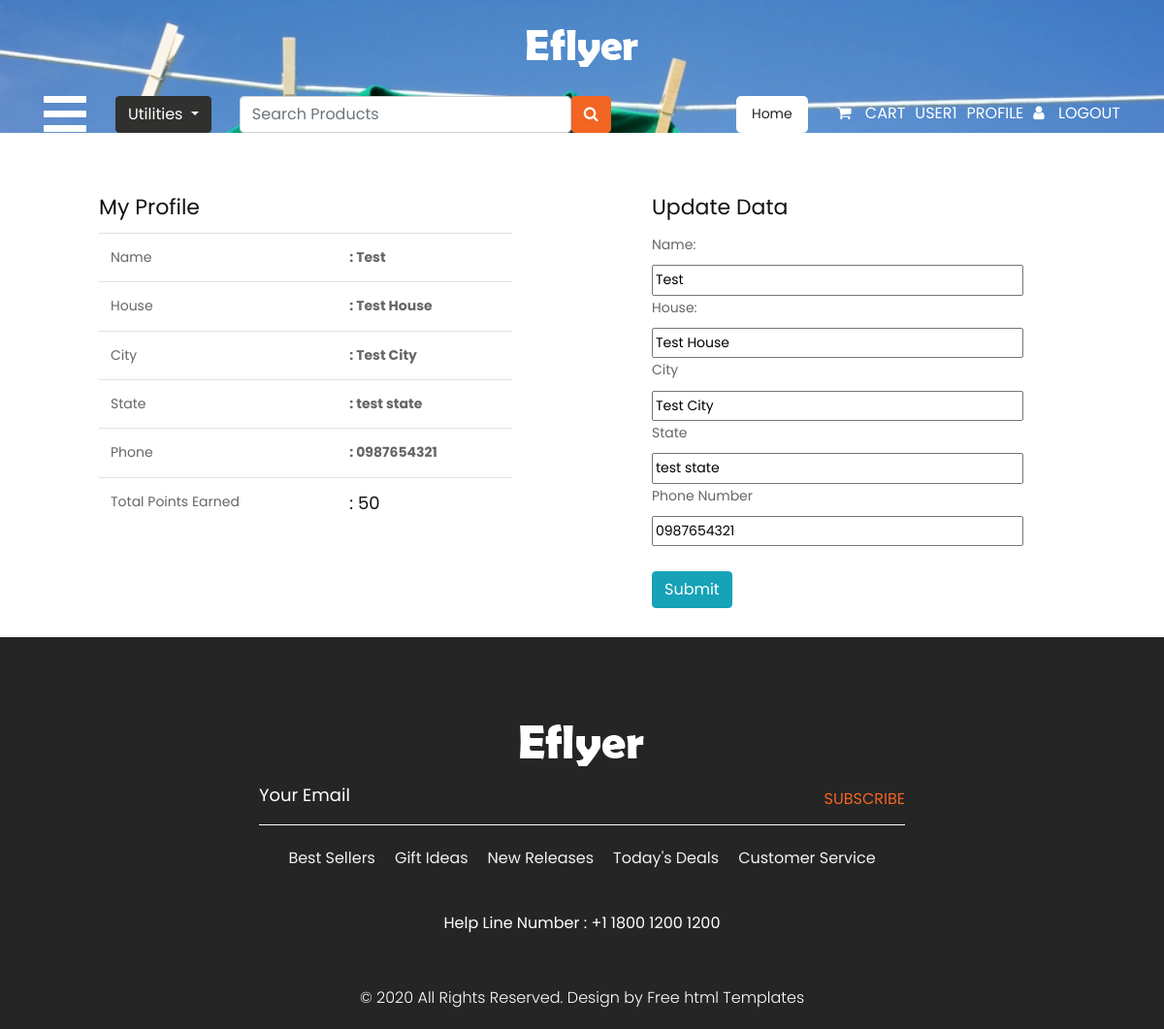
Before: /UserProfileView (signed in) with the older database file.
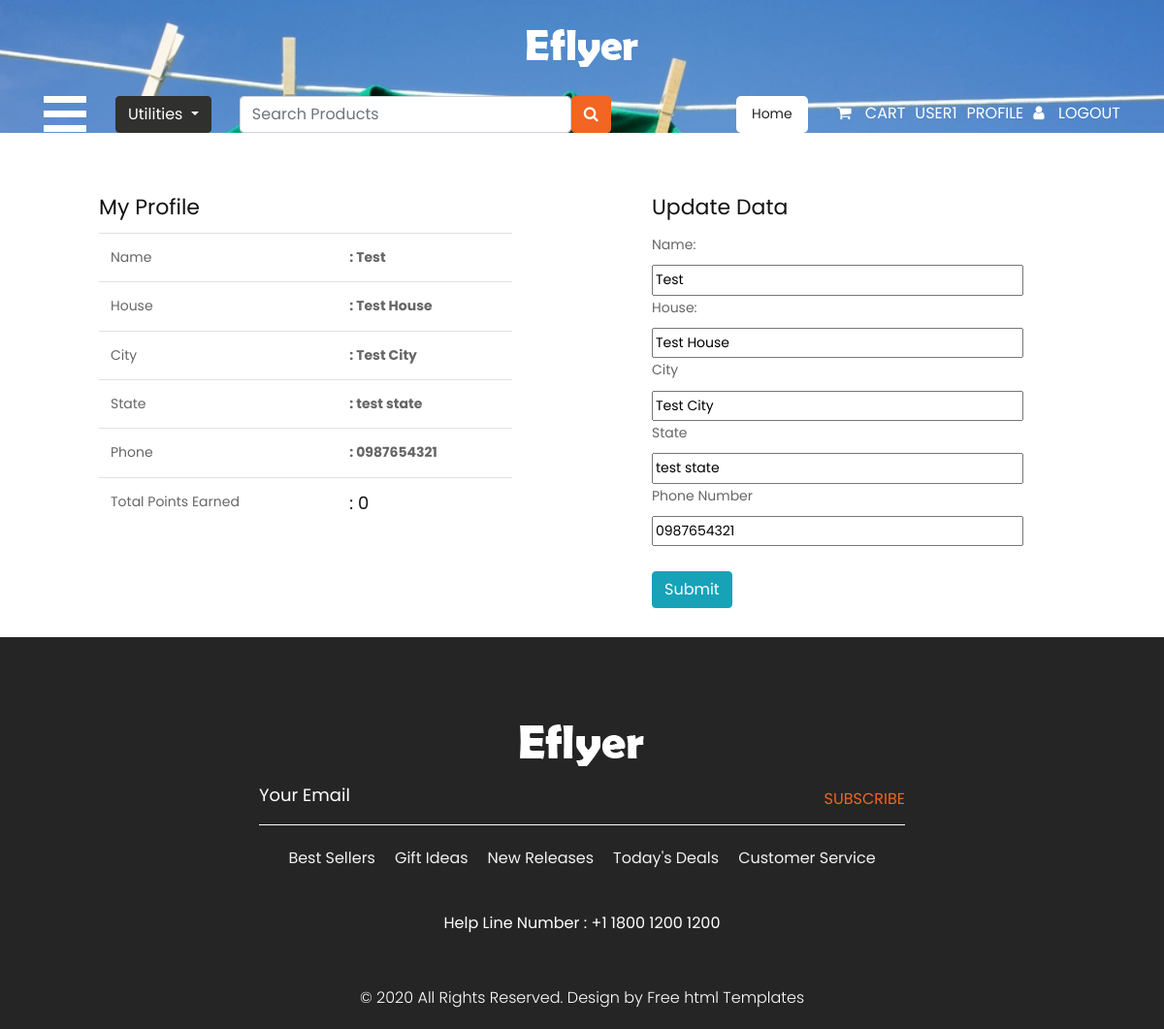
After: the same page with the newer database file.
### Home/models.py (models this page shows)
class UserProfile(models.Model):
    user = models.ForeignKey(User,on_delete=models.CASCADE)
    name = models.CharField(max_length=20)
    house = models.CharField(max_length=20)
    city = models.CharField(max_length=20)
    state = models.CharField(max_length=20)
    phone = models.CharField(max_length=20)
    points = models.IntegerField(null=True)

### Home/views.py (the view, shortened to what this page needs)
# urls.py: path("UserProfileView",views.UserProfileView,name="UserProfileView"),
@login_required(login_url='SignIn')
def UserProfileView(request):
    userdata = None
    if UserProfile.objects.filter(user  = request.user).exists():
        userdata = UserProfile.objects.get(user = request.user)
    context = {
        "userdata":userdata
    }
    return render(request,'userprofile.html',context)

### templates/userprofile.html (shortened to what this page needs)
{% extends "index.html" %}
{% block content %}
<div class="container mt-5">
    <br><br>
    <div class="row">
        <div class="col-md-6">
            <div class="itemcontainer">
    <h2>My Profile</h2>
    <table class="table">
        <tr>
            <td>Name</td>
            <th>: {{userdata.name}}</th>
        </tr>
        <tr>
            <td>House</td>
            <th>: {{userdata.house}}</th>
        </tr>
        <tr>
            <td>City</td>
            <th>: {{userdata.city}}</th>
        </tr>
        <tr>
            <td>State</td>
            <th>: {{userdata.state}}</th>
        </tr>
        <tr>
            <td>Phone</td>
            <th>: {{userdata.phone}}</th>
        </tr>
        <tr>
            <td>Total Points Earned</td>
            <th><h3>: {{userdata.points}}</h3></th>
        </tr>
    </table>
            </div>
        </div>
        <div class="col-md-6">
            <div class="itemcontainer">
                <h2>Update Data</h2>
                <form method="post">
                    <label for="">Name:</label><br>
                    <input type="text" name="name" value="{{userdata.name}}" required><br>
                    <label for="">House:</label><br>
                    <input type="text" name="house" value="{{userdata.house}}" required><br>
                    <label for="">City</label><br>
                    <input type="text" name="city" value="{{userdata.city}}" required><br>
                    <label for="">State</label><br>
                    <input type="text" name="state" value="{{userdata.state}}"><br>
                    <label for="">Phone Number</label><br>
                    <input type="text" name="phone" value="{{userdata.phone}}"><br><br>
                    <button type="submit" class="btn btn-info">Submit</button>
                </form>
            </div>
        </div>
    </div>
</div>
{% endblock %}

Changed rows visible on the page:
changed UserProfile "Test": points "50" → "0"
